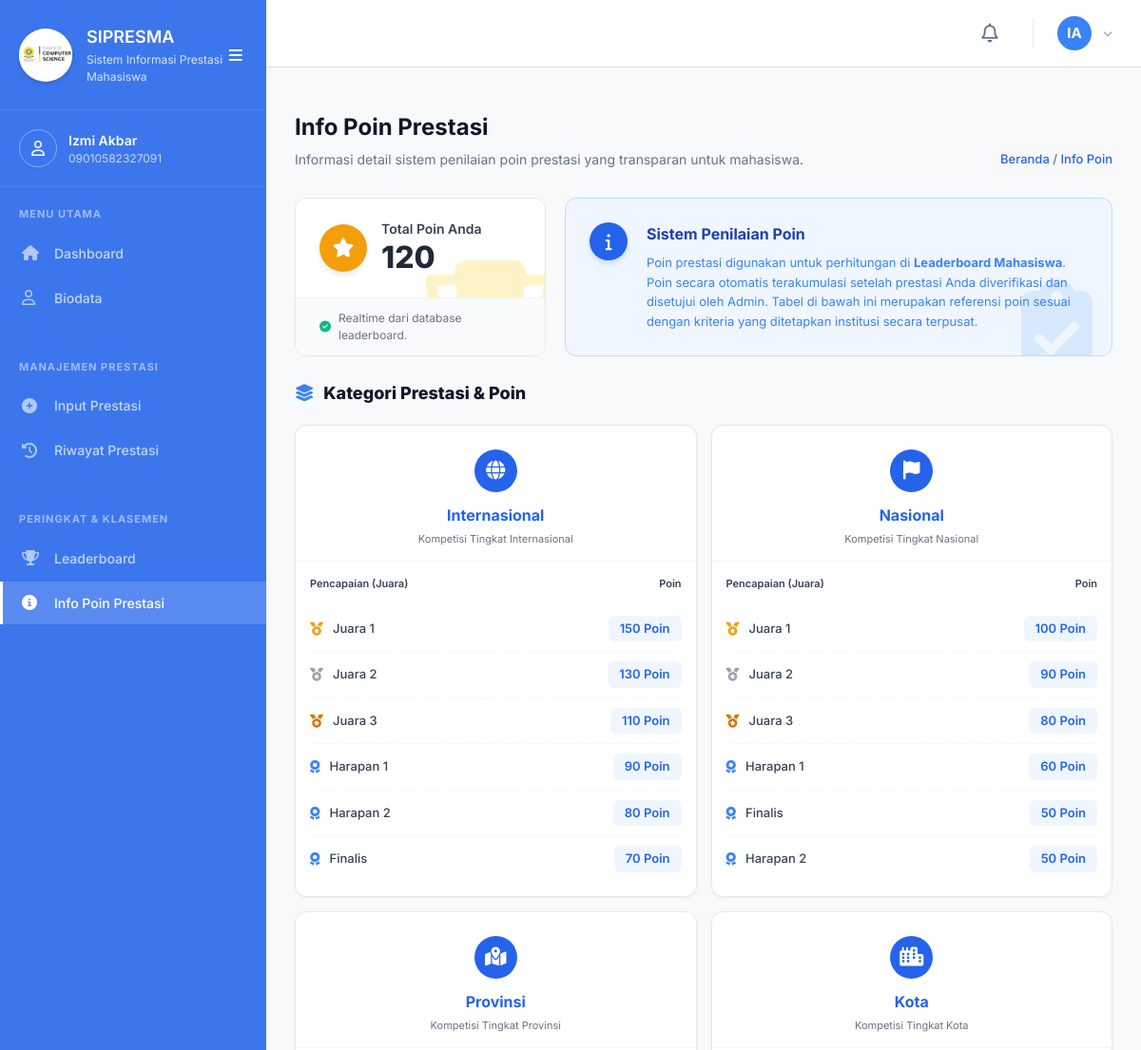
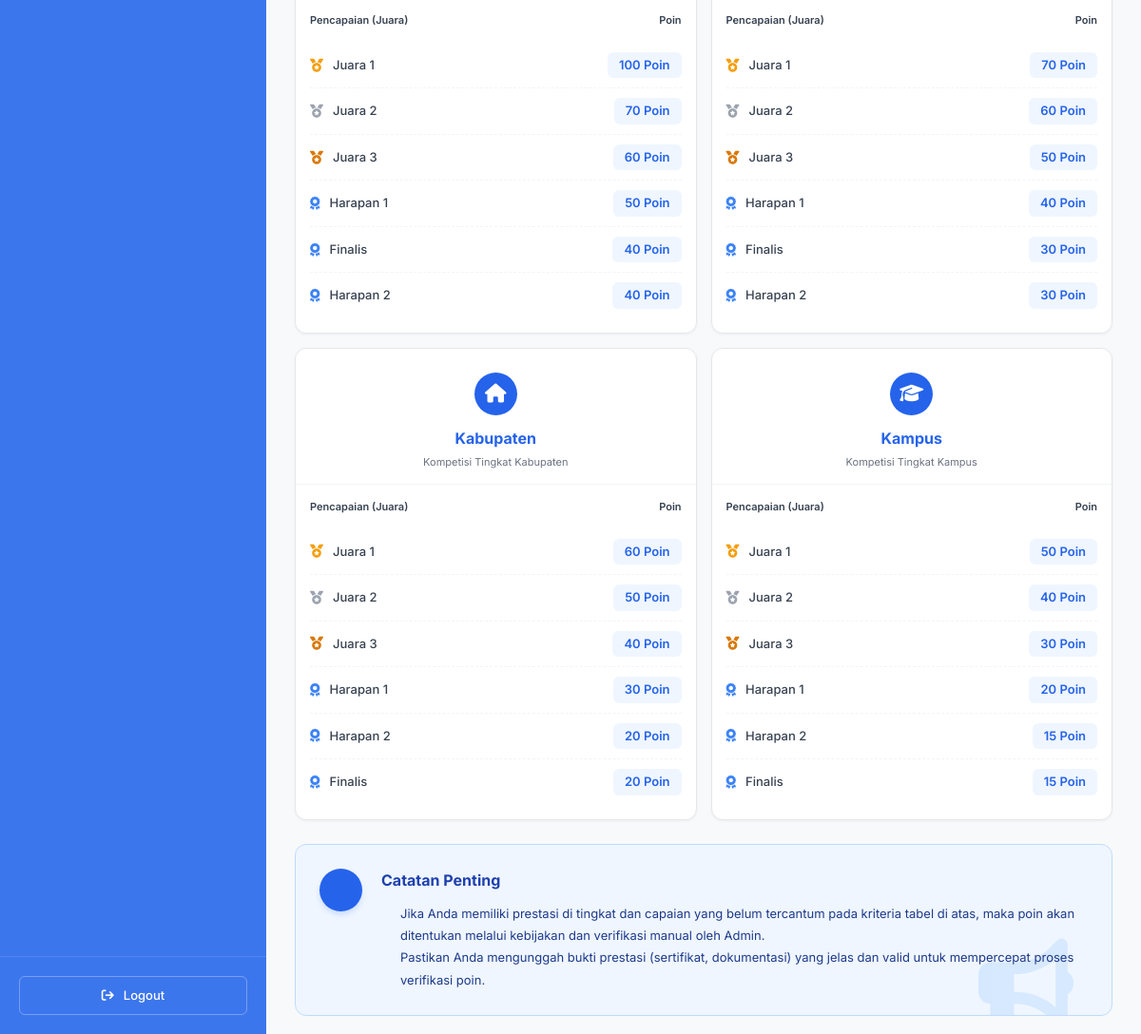
Page /mahasiswa/InfoPoin.php (signed in) on the committed database (2 pictures, top to bottom).
### tables this page shows
CREATE TABLE IF NOT EXISTS `mahasiswa` (
  `id` int NOT NULL AUTO_INCREMENT,
  `user_id` int DEFAULT NULL,
  `nim` varchar(20) NOT NULL,
  `nama` varchar(100) NOT NULL,
  `prodi` varchar(100) DEFAULT NULL,
  `kelas` varchar(50) DEFAULT NULL,
  `pembimbing_akademik` varchar(100) DEFAULT NULL,
  `angkatan` varchar(10) NOT NULL,
  `email` varchar(100) DEFAULT NULL,
  `telp` varchar(20) DEFAULT NULL,
  `ipk` decimal(3,2) DEFAULT '0.00',
  `total_poin` int DEFAULT '0',
  `status_akun` varchar(20) DEFAULT 'aktif',
  `created_at` datetime DEFAULT CURRENT_TIMESTAMP,
  PRIMARY KEY (`id`),
  UNIQUE KEY `nim` (`nim`),
  KEY `user_id` (`user_id`),
  CONSTRAINT `mahasiswa_ibfk_1` FOREIGN KEY (`user_id`) REFERENCES `users` (`id`) ON DELETE CASCADE
);

CREATE TABLE IF NOT EXISTS `poin_config` (
  `id` int NOT NULL AUTO_INCREMENT,
  `tingkat` varchar(50) NOT NULL,
  `juara` varchar(50) NOT NULL,
  `poin` int NOT NULL,
  PRIMARY KEY (`id`)
);

### mahasiswa/InfoPoin.php (the view, shortened to what this page needs)
<?php
include 'LayoutHeader.php';
$poin_mhs_query = "SELECT COALESCE(SUM(CASE WHEN p.status = 'approved' THEN
                (SELECT pc.poin FROM poin_config pc WHERE (pc.tingkat = p.tingkat OR (p.tingkat = 'Kota/Kabupaten' AND pc.tingkat IN ('Kota','Kabupaten'))) AND pc.juara = p.juara ORDER BY pc.poin DESC LIMIT 1)
            ELSE 0 END), 0) AS total_poin
                    FROM mahasiswa m
                    LEFT JOIN prestasi p ON m.id = p.mahasiswa_id
                    WHERE m.id = '$mahasiswa_id'
                    GROUP BY m.id";
$res_poin = mysqli_query($conn, $poin_mhs_query);
$poin_mhs = 0;
if ($res_poin) {
    $row_poin = mysqli_fetch_assoc($res_poin);
    if ($row_poin) {
        $poin_mhs = $row_poin['total_poin'];
    }
}
$q_poin = $conn->query("SELECT * FROM poin_config ORDER BY poin DESC");
$grouped_poin = [];
while($row = $q_poin->fetch_assoc()) {
    $grouped_poin[$row['tingkat']][] = $row;
}
$levels_order = ['Internasional', 'Nasional', 'Provinsi', 'Kota', 'Kabupaten', 'Kampus'];
$sorted_poin_data = [];
foreach($levels_order as $lvl) {
    if(isset($grouped_poin[$lvl])) {
        $sorted_poin_data[$lvl] = $grouped_poin[$lvl];
    } else {
        $sorted_poin_data[$lvl] = [];
    }
}
$level_icons = [
    'Internasional' => 'fa-globe',
    'Nasional' => 'fa-flag',
    'Provinsi' => 'fa-map-location-dot',
    'Kota' => 'fa-city',
    'Kabupaten' => 'fa-house',
    'Kampus' => 'fa-graduation-cap'
];
?>
<div class="content-wrapper-new" style="padding: 30px; overflow-x: hidden !important; width: 100%; box-sizing: border-box;">
    <div class="page-header-new">
        <div class="page-header-flex">
            <div class="page-title-new">
                <div class="page-title-text">
                    <h1>Info Poin Prestasi</h1>
                    <p>Informasi detail sistem penilaian poin prestasi yang transparan untuk mahasiswa.</p>
                </div>
            </div>
            <div style="display: flex; flex-direction: column; align-items: flex-end; gap: 15px;">
                <div class="breadcrumb-top">
                    <a href="Dashboard.php">Beranda</a> <span>/</span> Info Poin
                </div>
            </div>
        </div>
    </div>
    <div class="summary-container">
        <div class="summary-box-white">
            <div class="stats-row">
                <div class="stat-item">
                    <div class="stat-icon bg-yellow"><i class="fa-solid fa-star"></i></div>
                    <div class="stat-text">
                        <h4>Total Poin Anda</h4>
                        <h2><?= number_format($poin_mhs, 0, ',', '.') ?></h2>
                    </div>
                </div>
            </div>
            <div class="summary-footer">
                <i class="fa-solid fa-circle-check" style="color: #10b981;"></i> Realtime dari database leaderboard.
            </div>
        </div>
        <div class="summary-box-blue">
            <div class="icon-circle"><i class="fa-solid fa-info"></i></div>
            <div class="text-content">
                <h3>Sistem Penilaian Poin</h3>
                <p>Poin prestasi digunakan untuk perhitungan di <strong>Leaderboard Mahasiswa</strong>. Poin secara otomatis terakumulasi setelah prestasi Anda diverifikasi dan disetujui oleh Admin. Tabel di bawah ini merupakan referensi poin sesuai dengan kriteria yang ditetapkan institusi secara terpusat.</p>
            </div>
            <i class="fa-solid fa-clipboard-check bg-illustration"></i>
        </div>
    </div>
    <div class="section-title" style="font-size: 18px; font-weight: 800; color: #0f172a; margin-bottom: 20px; display: flex; align-items: center; gap: 10px;">
        <i class="fa-solid fa-layer-group" style="color: #3b82f6;"></i> Kategori Prestasi & Poin
    </div>
    <div class="levels-grid">
        <?php
        foreach($sorted_poin_data as $tingkat => $aturans):
            $icon = $level_icons[$tingkat] ?? 'fa-layer-group';
        ?>
        <div class="level-card">
            <div class="level-header">
                <div class="level-icon"><i class="fa-solid <?= $icon ?>"></i></div>
                <h3><?= htmlspecialchars($tingkat) ?></h3>
                <p>Kompetisi Tingkat <?= htmlspecialchars($tingkat) ?></p>
            </div>
            <div class="level-body">
                <div class="level-row-header">
                    <span>Pencapaian (Juara)</span>
                    <span>Poin</span>
                </div>
                <?php foreach($aturans as $aturan):
                    $juara_lower = strtolower($aturan['juara']);
                    $medal_class = 'fa-medal';
                    $medal_color = 'silver';
                    if (strpos($juara_lower, 'juara 1') !== false || strpos($juara_lower, 'pertama') !== false) {
                        $medal_color = 'gold';
                    } elseif (strpos($juara_lower, 'juara 2') !== false || strpos($juara_lower, 'kedua') !== false) {
                        $medal_color = 'silver';
                    } elseif (strpos($juara_lower, 'juara 3') !== false || strpos($juara_lower, 'ketiga') !== false) {
                        $medal_color = 'bronze';
                    } elseif (strpos($juara_lower, 'harapan') !== false || strpos($juara_lower, 'finalis') !== false) {
                        $medal_class = 'fa-award';
                        $medal_color = 'blue';
                    } else {
                        $medal_class = 'fa-star';
                        $medal_color = 'blue';
                    }
                ?>
                <div class="level-row">
                    <div class="juara-name">
                        <i class="fa-solid <?= $medal_class ?> juara-icon <?= $medal_color ?>"></i>
                        <?= htmlspecialchars($aturan['juara']) ?>
                    </div>
                    <div class="poin-badge"><?= $aturan['poin'] ?> Poin</div>
                </div>
                <?php endforeach; ?>
            </div>
        </div>
        <?php endforeach; ?>
    </div>
    <div class="notes-card" style="margin-bottom: 0;">
        <div class="notes-icon"><i class="fa-solid fa-shield-check"></i></div>
        <div class="notes-content">
            <h3>Catatan Penting</h3>
            <ul>
                <li>Jika Anda memiliki prestasi di tingkat dan capaian yang belum tercantum pada kriteria tabel di atas, maka poin akan ditentukan melalui kebijakan dan verifikasi manual oleh Admin.</li>
                <li>Pastikan Anda mengunggah bukti prestasi (sertifikat, dokumentasi) yang jelas dan valid untuk mempercepat proses verifikasi poin.</li>
            </ul>
        </div>
        <i class="fa-solid fa-bullhorn notes-illustration"></i>
    </div>
</div>
<?php include 'LayoutFooter.php'; ?>

### mahasiswa/LayoutHeader.php (shortened to what this page needs)
<?php
require_once '../koneksi.php';
$mahasiswa_id = $_SESSION['mahasiswa_id'];
$biodata_query = "SELECT * FROM mahasiswa WHERE id = '$mahasiswa_id'";
$biodata_result = mysqli_query($conn, $biodata_query);
$biodata = mysqli_fetch_assoc($biodata_result);
?>
<!DOCTYPE html>
<html lang="id">
<head>
    <script src="https://cdn.tailwindcss.com"></script>
    <link rel="stylesheet" href="https://cdnjs.cloudflare.com/ajax/libs/font-awesome/6.4.0/css/all.min.css">
    <link rel="stylesheet" href="../administrator/Assets/Css/Style.css?v=<?= time() ?>">
    <link rel="stylesheet" href="assets/css/Style.css?v=<?= time() ?>">
</head>
<body class="dashboard-body new-dashboard">
    <?php include 'LayoutSidebar.php'; ?>
    <main class="main-content-new" id="mainContent">
        <header class="topbar-new" style="display: flex; justify-content: space-between; align-items: center; padding: 15px 30px; background-color: #ffffff; border-bottom: 1px solid #e0e0e0; min-height: 60px;">
            <div class="topbar-right" style="display: flex; align-items: center; gap: 20px; margin-left: auto;">
                <div class="notification-btn" id="notifBtn" style="position: relative; cursor: pointer; color: #64748b; font-size: 20px;">
                    <i class="fa-regular fa-bell"></i>
                </div>
                <div class="user-profile-top" style="display: flex; align-items: center; gap: 10px; cursor: pointer; position: relative;" id="profileBtn">
                    <?php
                        $words = explode(' ', trim($biodata['nama']));
                        $initials = strtoupper(substr($words[0], 0, 1) . (isset($words[1]) ? substr($words[1], 0, 1) : ''));
                    ?>
                    <div class="avatar" style="background-color: #3b82f6; color: white; width: 36px; height: 36px; border-radius: 50%; display: flex; align-items: center; justify-content: center; font-weight: 700; font-size: 15px;"><?= $initials ?></div>
                    <i class="fa-solid fa-chevron-down" style="color: #94a3b8; font-size: 10px; margin-left: 2px;"></i>
                </div>
            </div>
        </header>
        <div style="padding: 15px 30px 0 30px;">
        </div>

### administrator/Assets/Css/Style.css (style rules this page uses)
:root { --primary-color: #3c76ed; --primary-hover: #2a5cc5; --bg-color: #f4f7f6; --text-main: #333333; --text-muted: #6c757d; --white: #ffffff; --border-color: #e0e0e0; --shadow-sm: 0 4px 6px rgba(0, 0, 0, 0.05); --shadow-md: 0 10px 30px rgba(0, 0, 0, 0.1); --radius-lg: 12px; --radius-md: 8px; --sidebar-width: 260px; }
* { margin: 0; padding: 0; box-sizing: border-box; font-family: "Inter", sans-serif; }
html, body { background-color: var(--bg-color); color: var(--text-main); overflow-x: hidden !important; max-width: 100%; -ms-overflow-style: none; scrollbar-width: none; }
* { -ms-overflow-style: none; scrollbar-width: none; }
a { text-decoration: none; color: inherit; }
.new-dashboard { display: flex; height: 100vh; overflow: hidden; background-color: #f8f9fa; }
.main-content-new { flex: 1; min-width: 0; display: flex; flex-direction: column; overflow-y: auto; overflow-x: hidden !important; }
.topbar-new { padding: 15px 30px; background-color: #ffffff; border-bottom: 1px solid #e0e0e0; display: flex; align-items: center; }
.content-wrapper-new { padding: 30px; width: 100%; max-width: 100%; }
.page-header-new { display: flex; justify-content: space-between; align-items: flex-end; margin-bottom: 30px; }
.page-title-new { display: flex; align-items: center; gap: 15px; }
.page-title-new h1 { font-size: 24px; font-weight: 600; color: #212529; margin-bottom: 4px; }
.page-title-new p { font-size: 14px; color: #6c757d; }
.page-header-flex { display: flex; justify-content: space-between; align-items: flex-start; width: 100%; }
.breadcrumb-top { font-size: 13px; color: #2563eb; font-weight: 500; text-align: right; margin-bottom: 5px; }
.breadcrumb-top span { color: #6b7280; }
.breadcrumb-top a { color: #2563eb; text-decoration: none; }
.page-title-text { font-size: 26px; font-weight: 600; color: #1f2937; margin-bottom: 5px; }
.notification-btn { position: relative; color: #64748b; font-size: 20px; cursor: pointer; width: 40px; height: 40px; display: flex; align-items: center; justify-content: center; border-radius: 50%; transition: background 0.2s; }
.user-profile-top { display: flex; align-items: center; gap: 10px; cursor: pointer; position: relative; }
.user-profile-top .avatar { width: 36px; height: 36px; background: #2563eb; color: white; border-radius: 50%; display: flex; align-items: center; justify-content: center; font-weight: 600; font-size: 16px; }
:root { --primary-color: #2563eb !important; --primary-hover: #1d4ed8 !important; --text-main: #0f172a !important; --text-muted: #64748b !important; --border-color: #e2e8f0 !important; --shadow-sm: 0 1px 3px rgba(0, 0, 0, 0.05) !important; --shadow-md: 0 4px 6px -1px rgba(0, 0, 0, 0.1) !important; --shadow-lg: 0 10px 15px -3px rgba(0, 0, 0, 0.1) !important; --radius-md: 8px !important; --radius-lg: 12px !important; }
body, html { font-family: "Inter", sans-serif !important; color: var(--text-main) !important; font-size: 14px !important; }
.page-header-new h1, .page-title-text, .page-title-new h1, .page-title-new h2 { font-family: "Inter", sans-serif !important; font-size: 24px !important; font-weight: 700 !important; color: #0f172a !important; }
.page-header-new p, .page-title-new p { font-family: "Inter", sans-serif !important; font-size: 14px !important; }
body, html, button, input, textarea, select, table, th, td, p, span, div, a, label, .detail-label, .form-group label { font-family: "Inter", sans-serif !important; }

### mahasiswa/assets/css/Style.css (style rules this page uses)
body { font-family: 'Outfit', sans-serif; background-color: #f8fafc; }

### rows in the picture
mahasiswa: nama "IA"
poin_config: juara "Juara 1", poin "150"
poin_config: juara "Juara 2", poin "130"
poin_config: juara "Juara 3", poin "110"
poin_config: juara "Harapan 1", poin "90"
poin_config: juara "Harapan 2", poin "80"
poin_config: juara "Finalis", poin "70"
poin_config: juara "Juara 1", poin "100"
poin_config: juara "Juara 2", poin "90"
poin_config: juara "Juara 3", poin "80"
poin_config: juara "Harapan 1", poin "60"
poin_config: juara "Finalis", poin "50"
poin_config: juara "Harapan 2", poin "50"
poin_config: juara "Juara 1", poin "100"
poin_config: juara "Juara 2", poin "70"
poin_config: juara "Juara 3", poin "60"
poin_config: juara "Harapan 1", poin "50"
poin_config: juara "Finalis", poin "40"
poin_config: juara "Harapan 2", poin "40"
poin_config: juara "Juara 1", poin "70"
poin_config: juara "Juara 2", poin "60"
poin_config: juara "Juara 3", poin "50"
poin_config: juara "Harapan 1", poin "40"
poin_config: juara "Finalis", poin "30"
poin_config: juara "Harapan 2", poin "30"
poin_config: juara "Juara 1", poin "60"
poin_config: juara "Juara 2", poin "50"
poin_config: juara "Juara 3", poin "40"
poin_config: juara "Harapan 1", poin "30"
poin_config: juara "Harapan 2", poin "20"
poin_config: juara "Finalis", poin "20"
poin_config: juara "Juara 1", poin "50"
poin_config: juara "Juara 2", poin "40"
poin_config: juara "Juara 3", poin "30"
poin_config: juara "Harapan 1", poin "20"
poin_config: juara "Harapan 2", poin "15"
poin_config: juara "Finalis", poin "15"

### other values in the picture
$_SESSION['nama'] "Izmi Akbar"
$_SESSION['nim'] "09010582327091"
$poin_mhs "120"
$tingkat "Internasional"
$tingkat "Nasional"
$tingkat "Provinsi"
$tingkat "Kota"
$tingkat "Kabupaten"
$tingkat "Kampus"
